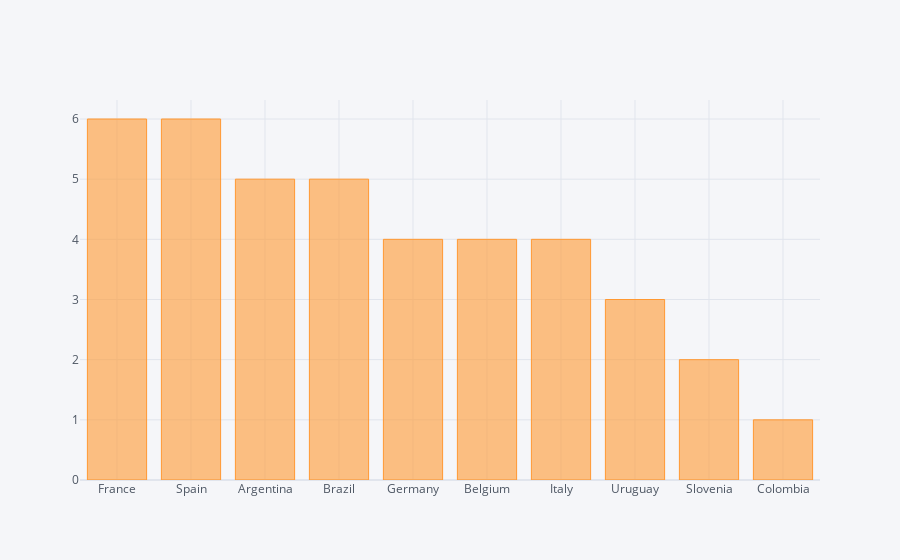

The notebook cell saved with this chart:
### Markdown cell above
**Top 10 Country mostly involved in FIFA**

### Code cell
fdf.Nationality.value_counts().head(10).iplot(kind="bar")

### Figure 1 — Plotly figure (JSON) as saved in the notebook; plotly's stock layout.template omitted (floating-point values rounded to 4 significant figures)
{"data": [{"marker": {"color": "rgba(255, 153, 51, 0.6)", "line": {"color": "rgba(255, 153, 51, 1.0)", "width": 1}}, "name": "Nationality", "orientation": "v", "text": "", "x": ["France", "Spain", "Argentina", "Brazil", "Germany", "Belgium", "Italy", "Uruguay", "Slovenia", "Colombia"], "y": [6, 6, 5, 5, 4, 4, 4, 3, 2, 1], "type": "bar"}], "layout": {"legend": {"bgcolor": "#F5F6F9", "font": {"color": "#4D5663"}}, "paper_bgcolor": "#F5F6F9", "plot_bgcolor": "#F5F6F9", "title": {"font": {"color": "#4D5663"}}, "xaxis": {"gridcolor": "#E1E5ED", "showgrid": true, "tickfont": {"color": "#4D5663"}, "title": {"font": {"color": "#4D5663"}, "text": ""}, "zerolinecolor": "#E1E5ED"}, "yaxis": {"gridcolor": "#E1E5ED", "showgrid": true, "tickfont": {"color": "#4D5663"}, "title": {"font": {"color": "#4D5663"}, "text": ""}, "zerolinecolor": "#E1E5ED"}}}
